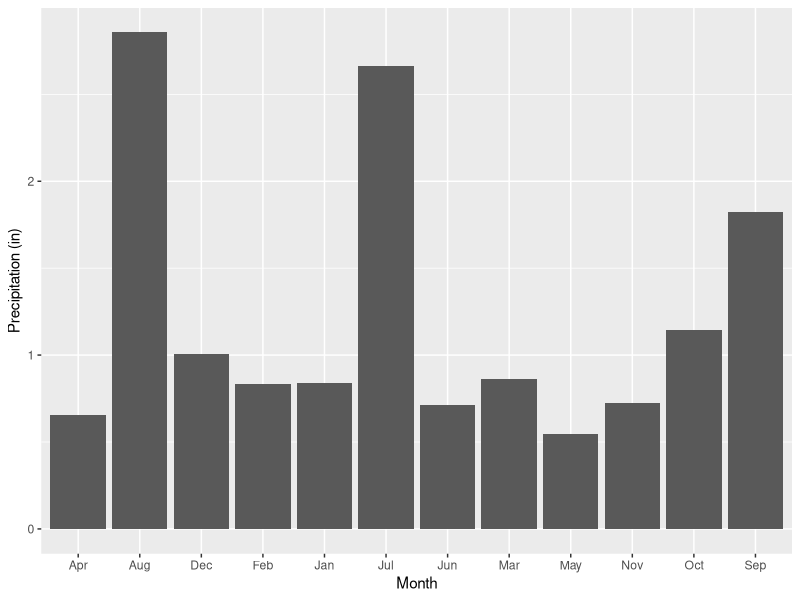
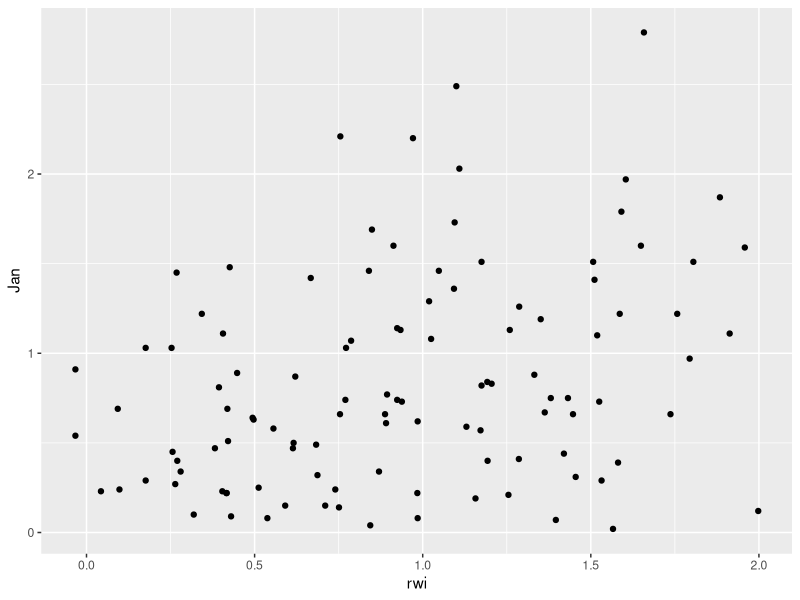
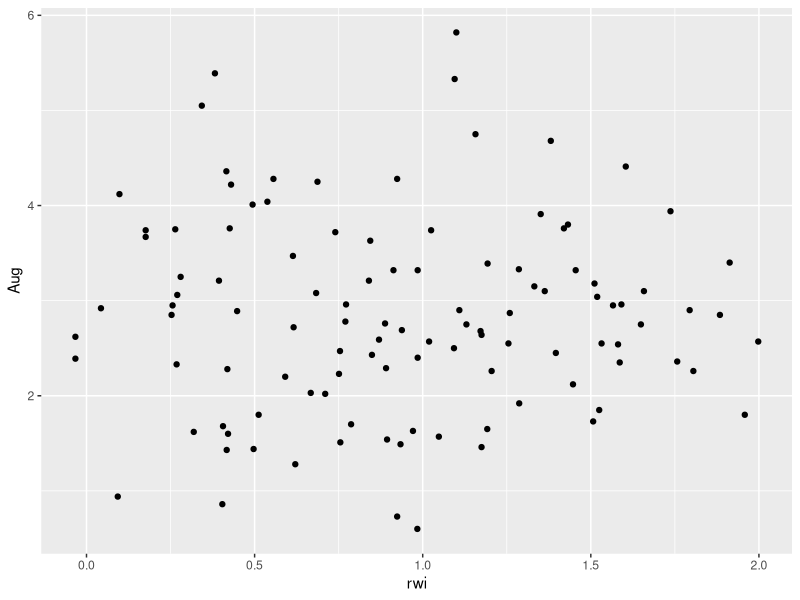

Reproduce these figures in R, in order.
## ---- chunk 1
setwd("~/GEOG415/klandolt/homework2")
library(ggplot2)
library(dplyr)
library(tidyr)
library(magrittr)
precip <- read.csv('data/precip.csv')
rwi <- read.csv('data/rwi.csv')
## ---- chunk 2
temp.data <- gather(data=precip, key=month, value=precip, -year)
temp.data$precip[temp.data$precip<0]<- NA
tidy.precip <- arrange(temp.data, year, month)
temp.data <- mutate(tidy.precip, date.str = paste(year, month, '01'))
temp.data <- mutate(temp.data, date=as.Date(date.str, '%Y %B %d'))
temp.data <- group_by(tidy.precip, month)
temp.data <- summarize(temp.data, precip=mean(precip, na.rm=TRUE))
ggplot(temp.data, aes(month, precip)) + geom_bar(stat='identity') + labs(y='Precipitation (in)', x='Month')
## ---- chunk 3

rwi.precip <- left_join(precip, rwi, by='year')
ggplot(data=rwi.precip) + geom_point(aes(x=rwi, y=Jan))
## ---- chunk 4
rwi.precip <- left_join(precip, rwi, by='year')
ggplot(data=rwi.precip) + geom_point(aes(x=rwi, y=Aug))

## ---- chunk 5
